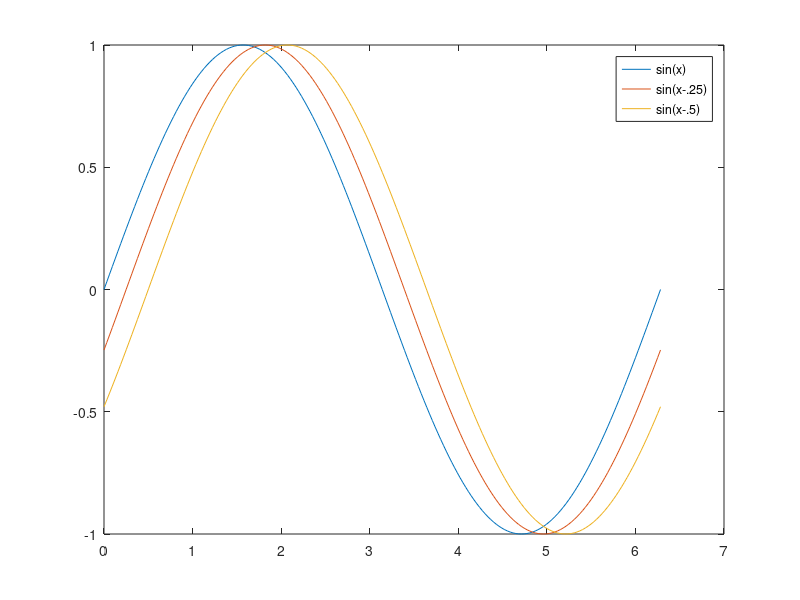

Reproduce this figure in MATLAB.


%RONALDO RAFAEL ARIAS PARADA-1151674
clear all; %limpiamos pantalla
clc;
x=0: pi/100:2*pi;% se crea un vector de valores x que van de 0 a 2π.
y=sin(x);%Luego calcule el seno de estos valores.
y2=sin(x-.25);%asignando las coordenadas a la variable y2.
y3=sin(x-.5);%asignando las coordenadas a la variable y3.
plot(x,y,x,y2,x,y3);% se representa graficamente el resultado de la grafica del seno
legend('sin(x)','sin(x-.25)', 'sin(x-.5)');%asignando las etiquetas de los ejes.